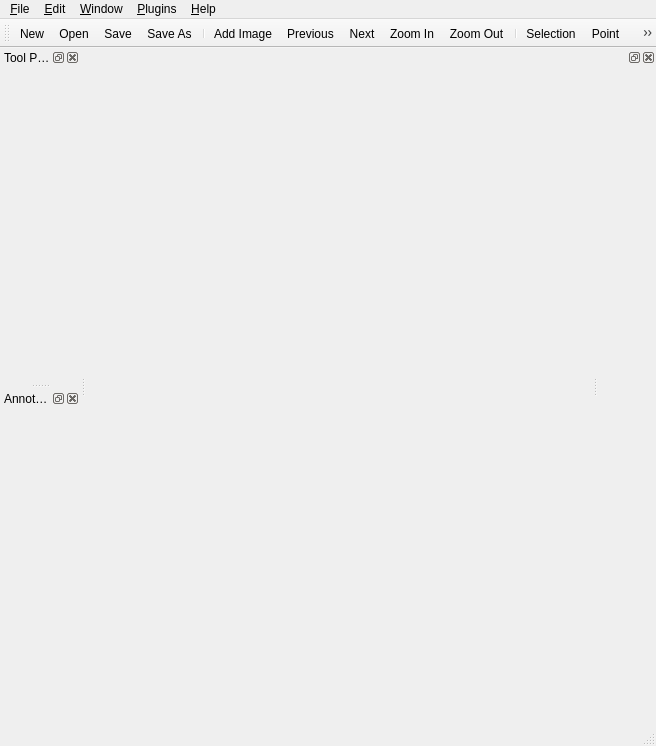
<?xml version="1.0" encoding="UTF-8"?>
<ui version="4.0">
 <class>MainWindow</class>
 <widget class="QMainWindow" name="MainWindow">
  <property name="geometry">
   <rect>
    <x>0</x>
    <y>0</y>
    <width>656</width>
    <height>746</height>
   </rect>
  </property>
  <property name="windowTitle">
   <string>pylabel</string>
  </property>
  <widget class="QWidget" name="centralWidget"/>
  <widget class="QMenuBar" name="menubar">
   <property name="geometry">
    <rect>
     <x>0</x>
     <y>0</y>
     <width>656</width>
     <height>28</height>
    </rect>
   </property>
   <widget class="QMenu" name="menuFile">
    <property name="title">
     <string>&amp;File</string>
    </property>
    <addaction name="actionNew"/>
    <addaction name="actionOpen"/>
    <addaction name="actionSave"/>
    <addaction name="actionSave_As"/>
    <addaction name="separator"/>
    <addaction name="actionExit"/>
   </widget>
   <widget class="QMenu" name="menu_Edit">
    <property name="title">
     <string>&amp;Edit</string>
    </property>
    <addaction name="action_Add_Image"/>
   </widget>
   <widget class="QMenu" name="menu_Window">
    <property name="title">
     <string>&amp;Window</string>
    </property>
   </widget>
   <widget class="QMenu" name="menu_Help">
    <property name="title">
     <string>&amp;Help</string>
    </property>
    <addaction name="action_About"/>
   </widget>
   <widget class="QMenu" name="menuPlugins">
    <property name="title">
     <string>&amp;Plugins</string>
    </property>
   </widget>
   <addaction name="menuFile"/>
   <addaction name="menu_Edit"/>
   <addaction name="menu_Window"/>
   <addaction name="menuPlugins"/>
   <addaction name="menu_Help"/>
  </widget>
  <widget class="QStatusBar" name="statusbar"/>
  <widget class="QToolBar" name="toolBar">
   <property name="windowTitle">
    <string>toolBar</string>
   </property>
   <attribute name="toolBarArea">
    <enum>TopToolBarArea</enum>
   </attribute>
   <attribute name="toolBarBreak">
    <bool>false</bool>
   </attribute>
   <addaction name="actionNew"/>
   <addaction name="actionOpen"/>
   <addaction name="actionSave"/>
   <addaction name="actionSave_As"/>
   <addaction name="separator"/>
   <addaction name="action_Add_Image"/>
   <addaction name="actionPrevious"/>
   <addaction name="actionNext"/>
   <addaction name="actionZoom_In"/>
   <addaction name="actionZoom_Out"/>
   <addaction name="separator"/>
   <addaction name="actionSelection"/>
   <addaction name="actionPoint"/>
   <addaction name="actionRectangle"/>
   <addaction name="actionMask"/>
  </widget>
  <widget class="QDockWidget" name="dockToolProperties">
   <property name="enabled">
    <bool>true</bool>
   </property>
   <property name="minimumSize">
    <size>
     <width>80</width>
     <height>44</height>
    </size>
   </property>
   <property name="floating">
    <bool>false</bool>
   </property>
   <property name="features">
    <set>QDockWidget::AllDockWidgetFeatures</set>
   </property>
   <property name="allowedAreas">
    <set>Qt::AllDockWidgetAreas</set>
   </property>
   <property name="windowTitle">
    <string>Tool Properties</string>
   </property>
   <attribute name="dockWidgetArea">
    <number>1</number>
   </attribute>
   <widget class="QWidget" name="dockToolWidgetContents"/>
  </widget>
  <widget class="QDockWidget" name="dockAnnotationTree">
   <property name="enabled">
    <bool>true</bool>
   </property>
   <property name="minimumSize">
    <size>
     <width>80</width>
     <height>44</height>
    </size>
   </property>
   <property name="windowTitle">
    <string>Annotations</string>
   </property>
   <attribute name="dockWidgetArea">
    <number>1</number>
   </attribute>
   <widget class="QWidget" name="dockAnnotationWidgetContents"/>
  </widget>
  <widget class="QDockWidget" name="dockBatchLabel">
   <attribute name="dockWidgetArea">
    <number>2</number>
   </attribute>
   <widget class="QWidget" name="dockBatchLabelWidgetContents"/>
  </widget>
  <action name="actionOpen">
   <property name="icon">
    <iconset resource="icons.qrc">
     <normaloff>:/icons/folder_table.png</normaloff>:/icons/folder_table.png</iconset>
   </property>
   <property name="text">
    <string>&amp;Open</string>
   </property>
   <property name="statusTip">
    <string>Open existing annotation file</string>
   </property>
   <property name="shortcut">
    <string>Ctrl+O</string>
   </property>
  </action>
  <action name="actionNew">
   <property name="icon">
    <iconset resource="icons.qrc">
     <normaloff>:/icons/page_white_text.png</normaloff>:/icons/page_white_text.png</iconset>
   </property>
   <property name="text">
    <string>&amp;New</string>
   </property>
   <property name="statusTip">
    <string>Create new annotation file</string>
   </property>
  </action>
  <action name="actionSave">
   <property name="icon">
    <iconset resource="icons.qrc">
     <normaloff>:/icons/disk.png</normaloff>:/icons/disk.png</iconset>
   </property>
   <property name="text">
    <string>&amp;Save</string>
   </property>
   <property name="shortcut">
    <string>Ctrl+S</string>
   </property>
  </action>
  <action name="actionExit">
   <property name="icon">
    <iconset resource="icons.qrc">
     <normaloff>:/icons/door_in.png</normaloff>:/icons/door_in.png</iconset>
   </property>
   <property name="text">
    <string>&amp;Exit</string>
   </property>
   <property name="menuRole">
    <enum>QAction::QuitRole</enum>
   </property>
  </action>
  <action name="action_Add_Image">
   <property name="icon">
    <iconset resource="icons.qrc">
     <normaloff>:/icons/picture_add.png</normaloff>:/icons/picture_add.png</iconset>
   </property>
   <property name="text">
    <string>&amp;Add Image</string>
   </property>
   <property name="shortcut">
    <string>Ctrl+I</string>
   </property>
  </action>
  <action name="actionNext">
   <property name="icon">
    <iconset resource="icons.qrc">
     <normaloff>:/icons/arrow_right.png</normaloff>:/icons/arrow_right.png</iconset>
   </property>
   <property name="text">
    <string>Next</string>
   </property>
   <property name="shortcut">
    <string>Space</string>
   </property>
  </action>
  <action name="actionPrevious">
   <property name="icon">
    <iconset resource="icons.qrc">
     <normaloff>:/icons/arrow_left.png</normaloff>:/icons/arrow_left.png</iconset>
   </property>
   <property name="text">
    <string>Previous</string>
   </property>
   <property name="shortcut">
    <string>Backspace</string>
   </property>
  </action>
  <action name="actionZoom_In">
   <property name="icon">
    <iconset resource="icons.qrc">
     <normaloff>:/icons/zoom_in.png</normaloff>:/icons/zoom_in.png</iconset>
   </property>
   <property name="text">
    <string>Zoom In</string>
   </property>
  </action>
  <action name="actionZoom_Out">
   <property name="icon">
    <iconset resource="icons.qrc">
     <normaloff>:/icons/zoom_out.png</normaloff>:/icons/zoom_out.png</iconset>
   </property>
   <property name="text">
    <string>Zoom Out</string>
   </property>
  </action>
  <action name="actionMask">
   <property name="checkable">
    <bool>true</bool>
   </property>
   <property name="text">
    <string>Mask</string>
   </property>
   <property name="shortcut">
    <string>M</string>
   </property>
  </action>
  <action name="actionSelection">
   <property name="checkable">
    <bool>true</bool>
   </property>
   <property name="text">
    <string>Selection</string>
   </property>
   <property name="shortcut">
    <string>S</string>
   </property>
  </action>
  <action name="actionRectangle">
   <property name="checkable">
    <bool>true</bool>
   </property>
   <property name="text">
    <string>Rectangle</string>
   </property>
   <property name="shortcut">
    <string>R</string>
   </property>
  </action>
  <action name="actionSave_As">
   <property name="text">
    <string>Save &amp;As</string>
   </property>
  </action>
  <action name="action_About">
   <property name="text">
    <string>&amp;About</string>
   </property>
  </action>
  <action name="actionPoint">
   <property name="checkable">
    <bool>true</bool>
   </property>
   <property name="text">
    <string>Point</string>
   </property>
   <property name="shortcut">
    <string>P</string>
   </property>
  </action>
 </widget>
 <resources>
  <include location="icons.qrc"/>
 </resources>
 <connections/>
</ui>
